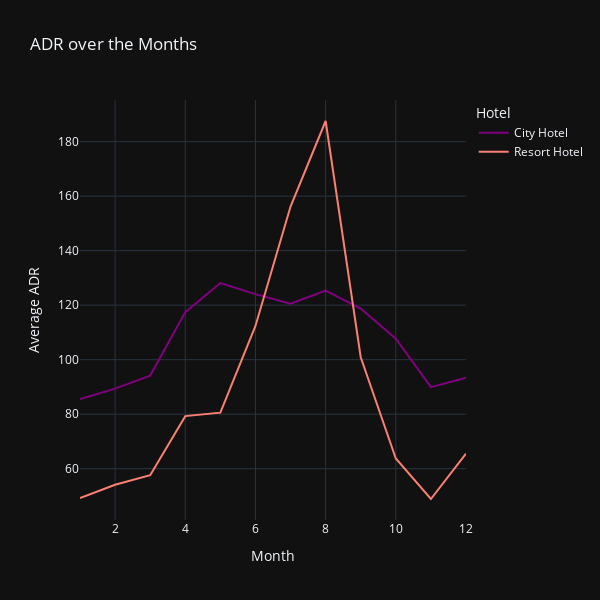

The code cell stored with this chart in its notebook:
### Code cell
fig = px.line(monthly_adr, 
              x = monthly_adr.index, 
              y = ['City Hotel','Resort Hotel'],
              labels={'variable':'Hotel','value':'ADR'},
              color_discrete_sequence=['purple', 'salmon'],
              title = 'ADR over the Months', 
              template = 'plotly_dark')

fig.update_layout(xaxis_title='Month', 
                  yaxis_title='Average ADR',
                  width=600, 
                  height=600)
fig.show()

### Figure 1 — Plotly figure (JSON) as saved in the notebook; plotly's stock layout.template omitted (floating-point values rounded to 4 significant figures)
{"data": [{"hovertemplate": "Hotel=City Hotel<br>arrival_date_month=%{x}<br>ADR=%{y}<extra></extra>", "legendgroup": "City Hotel", "line": {"color": "purple", "dash": "solid"}, "marker": {"symbol": "circle"}, "mode": "lines", "name": "City Hotel", "orientation": "v", "showlegend": true, "type": "scatter", "x": [1, 2, 3, 4, 5, 6, 7, 8, 9, 10, 11, 12], "xaxis": "x", "y": [85.52, 89.37, 94.15, 117.4, 128.1, 124.0, 120.6, 125.3, 118.8, 107.7, 89.91, 93.41], "yaxis": "y"}, {"hovertemplate": "Hotel=Resort Hotel<br>arrival_date_month=%{x}<br>ADR=%{y}<extra></extra>", "legendgroup": "Resort Hotel", "line": {"color": "salmon", "dash": "solid"}, "marker": {"symbol": "circle"}, "mode": "lines", "name": "Resort Hotel", "orientation": "v", "showlegend": true, "type": "scatter", "x": [1, 2, 3, 4, 5, 6, 7, 8, 9, 10, 11, 12], "xaxis": "x", "y": [49.18, 54.1, 57.61, 79.28, 80.55, 112.4, 156.2, 187.6, 100.9, 63.72, 48.87, 65.49], "yaxis": "y"}], "layout": {"height": 600, "legend": {"title": {"text": "Hotel"}, "tracegroupgap": 0}, "title": {"text": "ADR over the Months"}, "width": 600, "xaxis": {"anchor": "y", "domain": [0, 1], "title": {"text": "Month"}}, "yaxis": {"anchor": "x", "domain": [0, 1], "title": {"text": "Average ADR"}}}}
